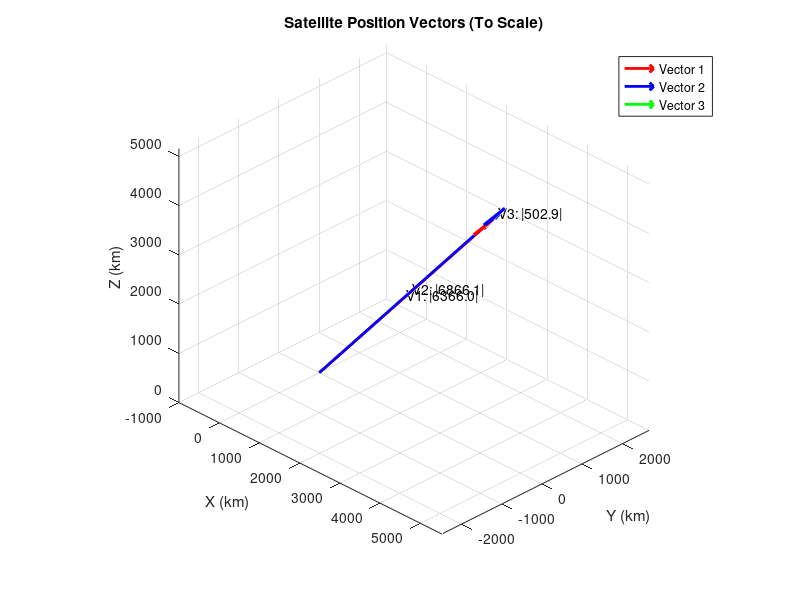

Source code (MATLAB):
figure;
hold on;

% Define your precise vectors
vec1_start = [0, 0, 0];
vec1_end = [4200.51138392734, 125.980389611690, 4781.87796872852];
vec1_direction = vec1_end - vec1_start;

vec2_start = [0, 0, 0];
vec2_end = [4532.53556958206, 79.8777492857434, 5156.78084885455];
vec2_direction = vec2_end - vec2_start;

vec3_start = vec2_end;  % V3 starts where V2 ends
vec3_direction = [-332.024185654718, 46.1026403259465, -374.902880126025];

% Verify V3 = V1 - V2
vec3_calculated = vec1_direction - vec2_direction;
verification_diff = vec3_direction - vec3_calculated;
fprintf('V3 verification (should be ~zero): [%.2e, %.2e, %.2e]\n', verification_diff);

% Calculate magnitudes for reference
mag1 = norm(vec1_direction);
mag2 = norm(vec2_direction);
mag3 = norm(vec3_direction);

fprintf('Vector magnitudes:\n');
fprintf('Vector 1: %.2f\n', mag1);
fprintf('Vector 2: %.2f\n', mag2);
fprintf('Vector 3: %.2f\n', mag3);

% Plot vectors with automatic scaling (scale factor = 1)
quiver3(vec1_start(1), vec1_start(2), vec1_start(3), ...
        vec1_direction(1), vec1_direction(2), vec1_direction(3), ...
        1, 'r', 'LineWidth', 2, 'MaxHeadSize', 0.05);

quiver3(vec2_start(1), vec2_start(2), vec2_start(3), ...
        vec2_direction(1), vec2_direction(2), vec2_direction(3), ...
        1, 'b', 'LineWidth', 2, 'MaxHeadSize', 0.05);

quiver3(vec3_start(1), vec3_start(2), vec3_start(3), ...
        vec3_direction(1), vec3_direction(2), vec3_direction(3), ...
        1, 'g', 'LineWidth', 2, 'MaxHeadSize', 0.05);

% Set equal aspect ratio for true scaling
axis equal;
grid on;

% Labels and title
xlabel('X (km)');
ylabel('Y (km)');
zlabel('Z (km)');
title('Satellite Position Vectors (To Scale)');
legend('Vector 1', 'Vector 2', 'Vector 3', 'Location', 'best');

% Verify the vector triangle closes perfectly
triangle_closure = vec2_direction + vec3_direction - vec1_direction;
fprintf('Triangle closure check (should be ~[0,0,0]): [%.2e, %.2e, %.2e]\n', triangle_closure);

% Optional: Add text annotations showing magnitudes
text(vec1_end(1)/2, vec1_end(2)/2, vec1_end(3)/2, ...
     sprintf('V1: |%.1f|', mag1), 'FontSize', 10);
text(vec2_end(1)/2, vec2_end(2)/2, vec2_end(3)/2, ...
     sprintf('V2: |%.1f|', mag2), 'FontSize', 10);
text(vec3_start(1) + vec3_direction(1)/2, ...
     vec3_start(2) + vec3_direction(2)/2, ...
     vec3_start(3) + vec3_direction(3)/2, ...
     sprintf('V3: |%.1f|', mag3), 'FontSize', 10);

% Set viewing angle for better visualization
view(45, 30);

hold off;